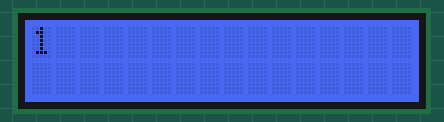
Recording of a sketch running on a simulated Arduino Uno, built with avr-gcc and run on an emulated ATmega328P. Shown: 16×2 character LCD. Random numbers use the default seed unless the sketch sets one.

Above: at 0.16 s.
At 4.99 s:
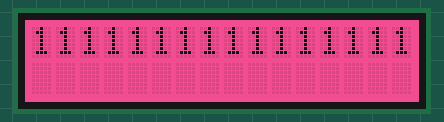
At 10.02 s:
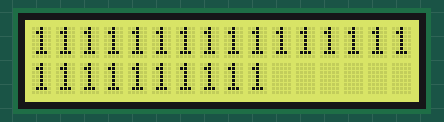
At 19.88 s:
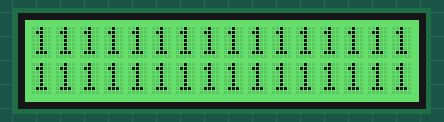
At 29.75 s:
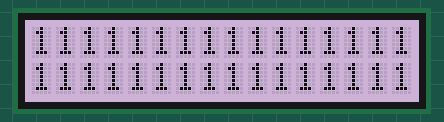
At 39.81 s:
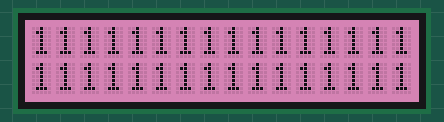

The sketch:

sketch_nov22b.ino
```cpp
#include <Wire.h>
#include "rgb_lcd.h"

rgb_lcd lcd;

int colorR = 200;
int colorG = 200;
int colorB = 200;

const int pinLight = A0;

void setup()
{
    // set up the LCD's number of columns and rows:
    lcd.begin(16, 2);
    lcd.setRGB(colorR, colorG, colorB);
}

void loop()
{
    colorR = random(10, 250);
    colorG = random(10, 250);
    colorB = random(10, 250);
    lcd.setRGB(colorR, colorG, colorB);
    lcd.print(HIGH);
    delay(200);
}
```
